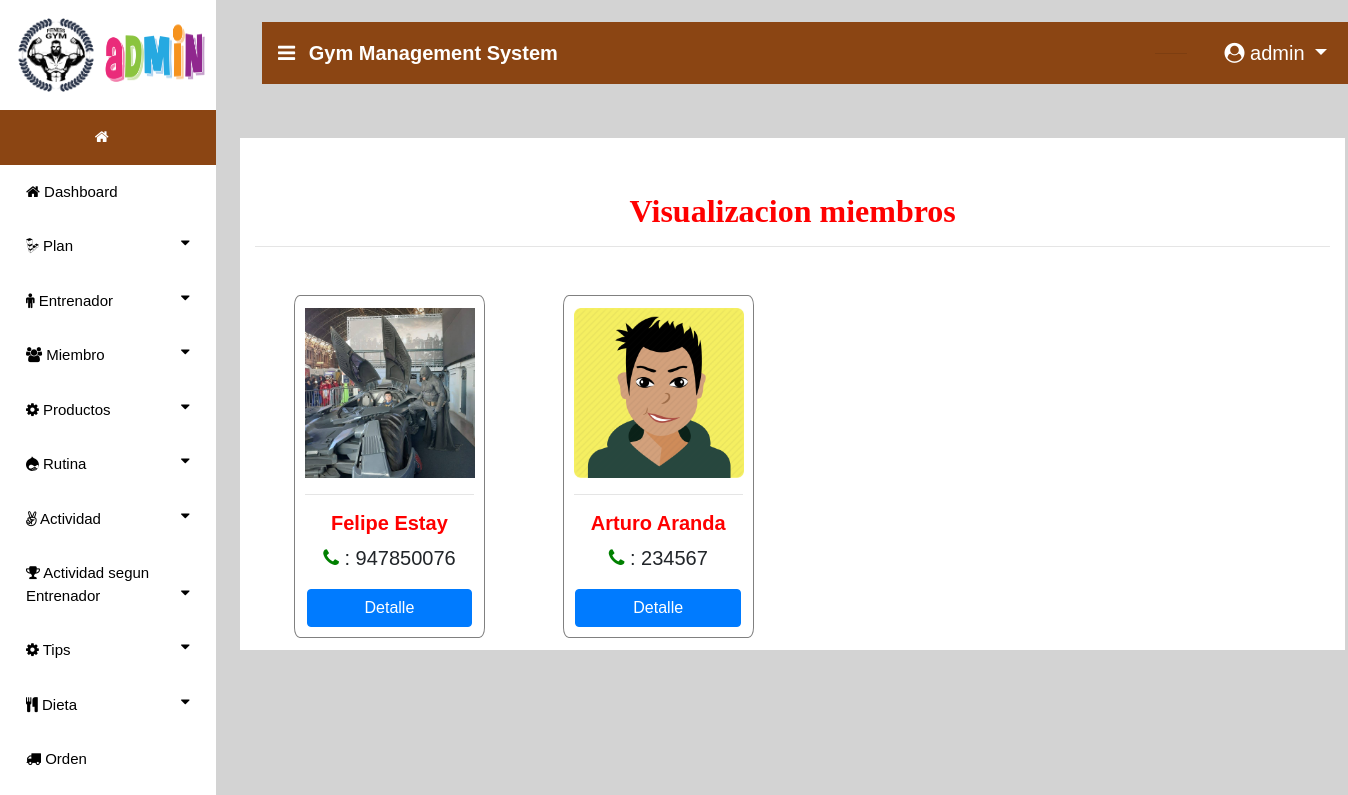
The page /all_memeber1 (signed in) on the database its author committed.
### gym/models.py (models this page shows, shortened)
class Member(models.Model):
    user = models.ForeignKey(User, on_delete=models.CASCADE, null=True)
    batch = models.ForeignKey(Batch, on_delete=models.CASCADE, null=True)
    contact = models.CharField(max_length=10, null=True)
    address = models.CharField(max_length=10, null=True)
    height = models.CharField(max_length=10, null=True)
    weight = models.CharField(max_length=10, null=True)
    doj = models.DateField(max_length=10, null=True)
    dob = models.DateField(max_length=10, null=True)
    image = models.FileField(null=True)

### gym/views.py (the view)
# urls.py: path('all_memeber1', all_memeber1,name="all_memeber1"),
def all_memeber1(request):
    sign = 0
    user = User.objects.get(username=request.user.username)
    error = ""
    try:
        sign = Member.objects.get(user=user)
        if sign:
            error = "pat"
    except:
        pass
    member = Member.objects.all()
    d = {'member':member,'error':error}
    return render(request,'all_member1.html',d)

### gym/templates/all_member1.html (shortened to what this page needs)
{% extends 'navigation3.html' %}
{% block body1 %}
{% load static %}
<div class="container" style="width:100%;background:white">
      <center><h2 style="padding-top:5%;margin-top:5%;font-weight:bold;font-family : 'Monotype Corsiva' ;color:red">Visualizacion miembros</h2></center>
<hr>
 <div class="container-fluid">
   		<div class="row" style="margin-bottom:5%">
			{% for j in member %}
			{% if not j.user.is_staff %}
				<div class="col-md-3">
                    <div style="padding:10px;width:80%;margin-bottom:5%;border-radius:3%;border:1px solid grey">
					<center><img src="{{j.image.url}}" style="margin-top:1%;width:170px;height:170px;float:center"></center>
   						<div><hr>
   						<h5 style="color:red;font-weight:bold">{{j.user.first_name}} {{j.user.last_name}} </h5>
   						<p><i class="fa fa-phone" style="color:green"></i> : {{j.contact}}</p>
                            <a href="{% url 'view_member_detail' j.user.id %}"><button type="submit" class="btn btn-primary" style="width:98%">Detalle</button></a>
   					</div>
   				</div></div>
			{% endif %}
			{% endfor %}
	</div>
 </div>
      </div>
{% endblock %}

### gym/templates/navigation3.html (shortened to what this page needs)
{% extends 'navigation2.html' %}
{% block body %}
<nav class="navbar navbar-expand-lg navbar-light" style="margin-left:2%;margin-top:2%;width:99%;background-color:SaddleBrown">
  <a class="navbar-brand" href="#" style="color:white;font-weight:bold"><i class="fa fa-bars" style="margin-right:8px"></i> Gym Management System</a>
  {% if request.user.is_staff %}
     <div class="collapse navbar-collapse nav justify-content-end" id="navbarNavDropdown">
      <li class="nav-item dropdown" style="margin-right:3%;color:white;margin-left:600px">
        <a class="nav-link dropdown" style="margin-left:5%;color:white" href="#" id="navbarDropdown" role="button" data-toggle="dropdown" aria-haspopup="true">
        </a>
        <hr>
      </li>
  </div>
     {% endif %}
  <div class="collapse navbar-collapse nav justify-content-end" id="navbarNavDropdown">
      <li class="nav-item dropdown" style="margin-right:3%;color:white">
        <a class="nav-link dropdown-toggle" style="color:white;margin-left:5%" href="#" id="navbarDropdown" role="button" data-toggle="dropdown" aria-haspopup="true" aria-expanded="false">
          <i class="fa fa-user-circle"></i> {{request.user.username}}
        </a>
      </li>
  </div>
 </nav>
{% block body1 %}
{% endblock %}
{% endblock %}

### gym/templates/navigation2.html (style rules this page uses)
body { font-family: "Lato", sans-serif; }
body { margin:0;font-family:Arial }
.dropdown { float:right; }

### rows shown on the page
Member: image (picture), user.first_name "Felipe", user.last_name "Estay", contact "947850076"
Member: image (picture), user.first_name "Arturo", user.last_name "Aranda", contact "234567"

### other values the page prints
{{ request.user.username }} "admin"
